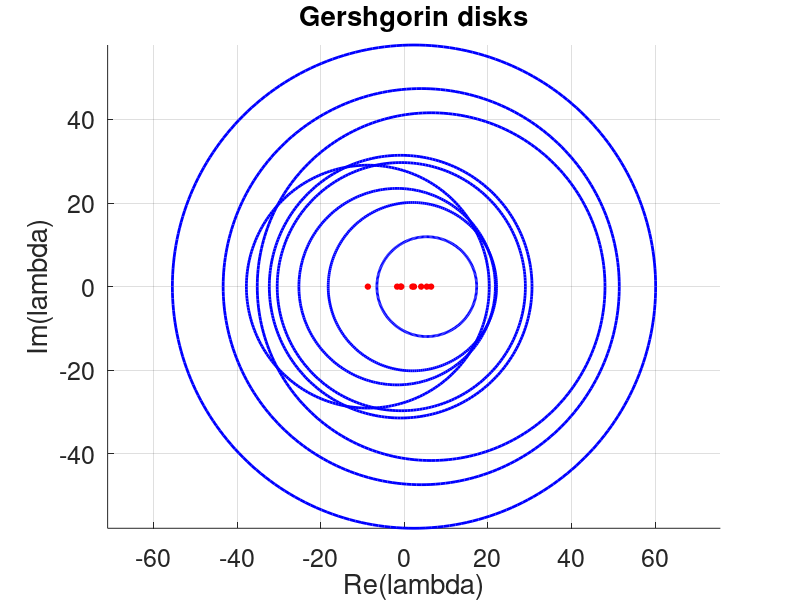

The MATLAB source for this figure: (Note: this script raises an error after producing the figure.)
%% Convergence of Rayleigh Quotient iteration
clear
format compact
format short
close all
clc

evals = -2.3:0.8:4.1;
g = sprintf(' %0.2e ', fliplr(evals));
fprintf('\nSpectrum of matrix is [%s]\n\n',g)

B = diag(evals);
[~,n] = size(B);

T=rand(n);

% Compare different types of matrices
A_nondef = T * B * inv(T);        % similarity transform, expect quadratic convergence
A_normal = A_nondef * A_nondef';  % normal matrix, expect cubic convergence

A = A_nondef; % choose type of matrix
%% Plot Gershgorin disks
nphi=256; t=(0:nphi)*2*pi/nphi;
figure; hold on;
for i = 1:n
    c = A(i,i); % Centre
    r = sum(abs(A(i,:))) - abs(A(i,i)); % Radius
    plot( r*cos(t)+c, r*sin(t) ,'b-','linewidth',2);hold on; axis('equal');grid on; % Disk
    plot(c, 0,'ro','MarkerSize',4,'MarkerFaceColor','red');% Eigenvalue
end
xlabel('Re(lambda)'); ylabel('Im(lambda)');title('Gershgorin disks');set(gca,'fontsize',18);hold off;
%% Solve using Rayleigh Quotient iteration
tol=1e-8;
t=cputime;

% Gershgorin estimate for largest eigenvalue (disk edge) ... not always
% useful
[~,i] = max(diag(A));
linit = A(i,i) + sum(abs(A(i,:))) - abs(A(i,i)); 

% Basic estimate (try positive and negative to get largest eigenvalue!)
%linit = norm(A);

vinit = rand(n,1); % random initial estimate for eigenvector

[l,~,k,error] = ray_it(A,linit,vinit,tol);

fprintf('\nRayleigh Quotient iteration:\n')
fprintf('Eigenvalue = %0.5e number of iterations = %d\n\n',l,k)

[l,v,k,errpit] = pow_it_err(A,tol);tend=cputime-t;
fprintf('Power iteration:\n')
fprintf('Eigenvalue = %0.5e number of iterations = %d\n\n',l,k)

figure;loglog(error(1:end-1),error(2:end),'ro-','linewidth',1.5); hold on;grid on;
loglog(errpit(1:end-1),errpit(2:end),'r*-','linewidth',1.5);
loglog(error(1:end-1),error(1:end-1).^3/1e3,'b-','linewidth',1.5);
loglog(error(1:end-1),error(1:end-1).^2/1e3,'g-','linewidth',1.5);
loglog(error(1:end-1),error(1:end-1).^1/1e3,'k-','linewidth',1.5);
legend('Rayleigh iteration','Power iteration','cubic','quadratic','linear');
xlabel('err_k');ylabel('err_{k+1}');
title('Convergence rates for computing eigenvalues');
set(gca,'fontsize',18)



